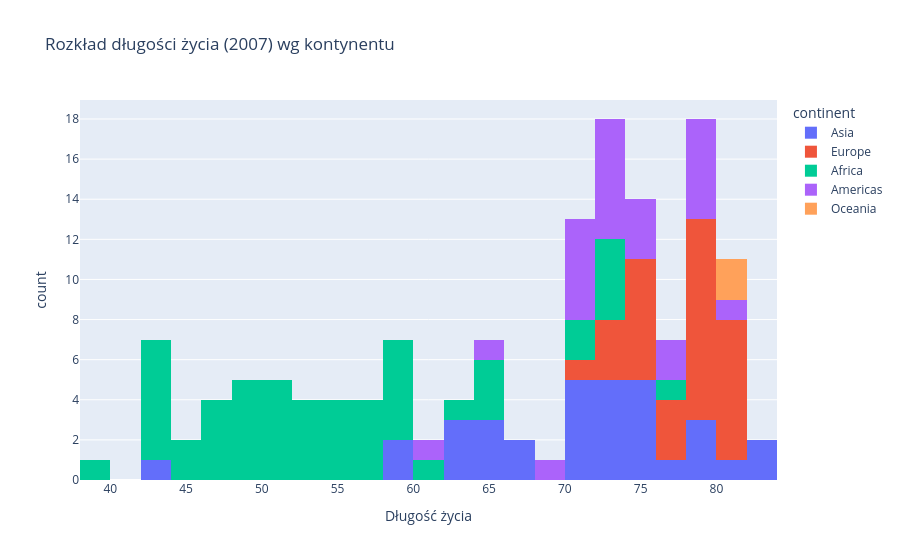

The code cell stored with this chart in its notebook:
### Markdown cell above
## 2.4 Histogram — rozkład długości życia (2007)

### Code cell
d2007 = df[df['year'] == 2007]

fig = px.histogram(d2007, x='lifeExp', nbins=30, color='continent',
                   title="Rozkład długości życia (2007) wg kontynentu",
                   labels={'lifeExp': 'Długość życia', 'count': 'Liczba krajów'})
fig.show()

### Figure 1 — Plotly figure (JSON) as saved in the notebook; plotly's stock layout.template omitted (floating-point values rounded to 4 significant figures)
{"data": [{"bingroup": "x", "hovertemplate": "continent=Asia<br>Długość życia=%{x}<br>count=%{y}<extra></extra>", "legendgroup": "Asia", "marker": {"color": "#636efa", "pattern": {"shape": ""}}, "name": "Asia", "nbinsx": 30, "orientation": "v", "showlegend": true, "type": "histogram", "x": [43.83, 75.64, 64.06, 59.72, 72.96, 82.21, 64.7, 70.65, 70.96, 59.55, 80.75, 82.6, 72.53, 67.3, 78.62, 77.59, 71.99, 74.24, 66.8, 62.07, 63.78, 75.64, 65.48, 71.69, 72.78, 79.97, 72.4, 74.14, 78.4, 70.62, 74.25, 73.42, 62.7], "xaxis": "x", "yaxis": "y"}, {"bingroup": "x", "hovertemplate": "continent=Europe<br>Długość życia=%{x}<br>count=%{y}<extra></extra>", "legendgroup": "Europe", "marker": {"color": "#EF553B", "pattern": {"shape": ""}}, "name": "Europe", "nbinsx": 30, "orientation": "v", "showlegend": true, "type": "histogram", "x": [76.42, 79.83, 79.44, 74.85, 73.0, 75.75, 76.49, 78.33, 79.31, 80.66, 79.41, 79.48, 73.34, 81.76, 78.89, 80.55, 74.54, 79.76, 80.2, 75.56, 78.1, 72.48, 74.0, 74.66, 77.93, 80.94, 80.88, 81.7, 71.78, 79.42], "xaxis": "x", "yaxis": "y"}, {"bingroup": "x", "hovertemplate": "continent=Africa<br>Długość życia=%{x}<br>count=%{y}<extra></extra>", "legendgroup": "Africa", "marker": {"color": "#00cc96", "pattern": {"shape": ""}}, "name": "Africa", "nbinsx": 30, "orientation": "v", "showlegend": true, "type": "histogram", "x": [72.3, 42.73, 56.73, 50.73, 52.3, 49.58, 50.43, 44.74, 50.65, 65.15, 46.46, 55.32, 48.33, 54.79, 71.34, 51.58, 58.04, 52.95, 56.73, 59.45, 60.02, 56.01, 46.39, 54.11, 42.59, 45.68, 73.95, 59.44, 48.3, 54.47, 64.16, 72.8, 71.16, 42.08, 52.91, 56.87, 46.86, 76.44, 46.24, 65.53, 63.06, 42.57, 48.16, 49.34, 58.56, 39.61, 52.52, 58.42, 73.92, 51.54, 42.38, 43.49], "xaxis": "x", "yaxis": "y"}, {"bingroup": "x", "hovertemplate": "continent=Americas<br>Długość życia=%{x}<br>count=%{y}<extra></extra>", "legendgroup": "Americas", "marker": {"color": "#ab63fa", "pattern": {"shape": ""}}, "name": "Americas", "nbinsx": 30, "orientation": "v", "showlegend": true, "type": "histogram", "x": [75.32, 65.55, 72.39, 80.65, 78.55, 72.89, 78.78, 78.27, 72.23, 74.99, 71.88, 70.26, 60.92, 70.2, 72.57, 76.19, 72.9, 75.54, 71.75, 71.42, 78.75, 69.82, 78.24, 76.38, 73.75], "xaxis": "x", "yaxis": "y"}, {"bingroup": "x", "hovertemplate": "continent=Oceania<br>Długość życia=%{x}<br>count=%{y}<extra></extra>", "legendgroup": "Oceania", "marker": {"color": "#FFA15A", "pattern": {"shape": ""}}, "name": "Oceania", "nbinsx": 30, "orientation": "v", "showlegend": true, "type": "histogram", "x": [81.23, 80.2], "xaxis": "x", "yaxis": "y"}], "layout": {"barmode": "relative", "legend": {"title": {"text": "continent"}, "tracegroupgap": 0}, "title": {"text": "Rozkład długości życia (2007) wg kontynentu"}, "xaxis": {"anchor": "y", "domain": [0, 1], "title": {"text": "Długość życia"}}, "yaxis": {"anchor": "x", "domain": [0, 1], "title": {"text": "count"}}}}
